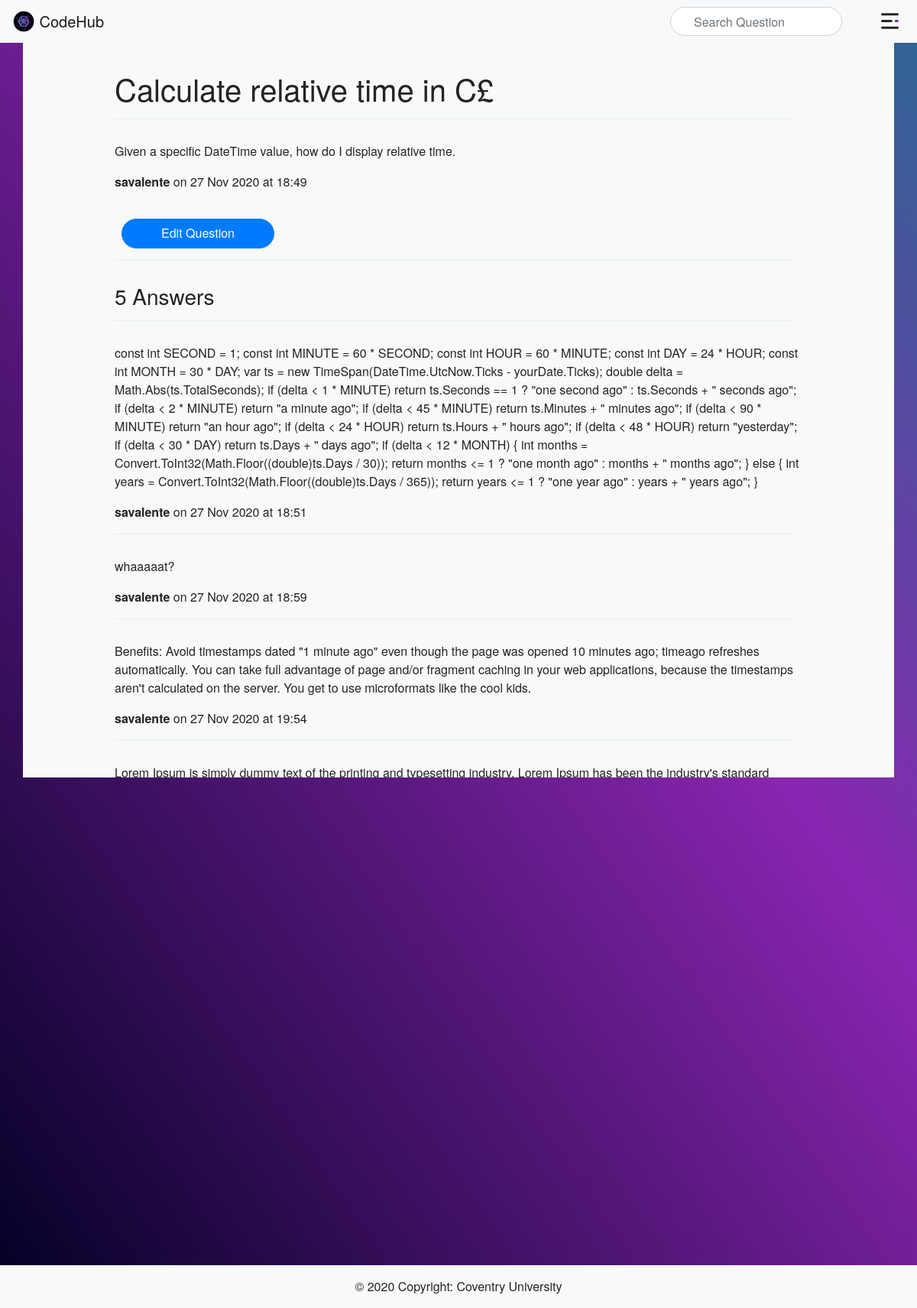
The app's page /questions/1/ (signed in) with its own data.
### app/models/models.py (models this page shows, shortened)
class Question(db.Model):
    question_id = db.Column(db.Integer, primary_key=True)
    title = db.Column(db.String(), unique=True, nullable=False)
    date = db.Column(db.DateTime, default=datetime.utcnow)
    content = db.Column(db.Text, nullable=True)
    user_id = db.Column(db.Integer, db.ForeignKey('user.user_id'), nullable=False)
    answer_id = db.relationship('Answer', backref='question', lazy=True)

class User(db.Model, UserMixin):
    user_id = db.Column(db.Integer, primary_key=True)
    name = db.Column(db.String(80), unique=False, nullable=False)
    username = db.Column(db.String(80), unique=True, nullable=False)
    email = db.Column(db.String(120), unique=True, nullable=False)
    password = db.Column(db.String(120), nullable=False)
    email_confirmation = db.Column(db.Boolean(1), unique=False, default=False)
    question = db.relationship('Question', backref='author', lazy=True)
    answer = db.relationship('Answer', backref='author', lazy=True)
    def get_id(self):
           return (self.user_id)

class Answer(db.Model):
    answer_id = db.Column(db.Integer, primary_key=True)
    date = db.Column(db.DateTime, default=datetime.utcnow)
    content = db.Column(db.Text, nullable=False)
    user_id = db.Column(db.Integer, db.ForeignKey('user.user_id'), nullable=False)
    question_id = db.Column(db.Integer, db.ForeignKey('question.question_id'), nullable=False)

### app/routes.py (the view, shortened to what this page needs)
@app_blp.route('/questions/<question_id>/', methods=['GET', 'POST'])
def questions(question_id):
    form2 = Anwsers_Form()
    form = Questions_Form()
    questions = Question.query.get_or_404(question_id)
    if request.method == 'GET':
        form.content.data = questions.content
        form.title.data = questions.title
    db.session.commit()
    answers = Answer.query.filter_by(question_id=question_id).all()
    answers_count = Answer.query.filter_by(question_id=question_id).count()
    return render_template('questions.html',
                            title='Your Questions',
                            questions=questions,
                            form=form,form2=form2,
                            answers=answers,
                            answers_count=answers_count)

### app/forms/questions.py
class Anwsers_Form(FlaskForm):
    content_answer = TextAreaField('Question', validators=[Optional(), Length(max=2000)])
    submit_answer = SubmitField('Post')

class Questions_Form(FlaskForm):
    title = StringField('Title', validators=[Optional(), Length(max=1000)])
    content = TextAreaField('Question', validators=[Optional(), Length(max=2000)])
    submit = SubmitField('Post')

### app/models/models.py (called while the page is built)
@login_manager.user_loader
def load_user(user_id):
    return User.query.get(int(user_id))

### app/templates/questions.html (shortened to what this page needs)
{% extends 'base.html' %}
{% block body %}
    <div class="container home_feedArea col-container">
        <br>
        <h1> {{ questions.title }} </h1>
        <div id="account_dividir" class="dropdown-divider"></div>
        <p>{{ questions.content }}</p>
        <p><b> {{ questions.author.username }} </b> on {{ questions.date.strftime('%d %b %Y') }} at {{ questions.date.strftime('%H:%M') }}</p>
        {% if current_user.is_authenticated %}
            {% if questions.author ==  current_user%}
                <button class="btn btn-primary question_btn" type="button" data-toggle="collapse" data-target="#collapseExample" aria-expanded="false" aria-controls="collapseExample">
                        Edit Question
                </button>
            {% endif %}
        {% endif %}
        <div id="account_dividir" class="dropdown-divider"></div>
        {% if answers_count <= 1  %}
            <h3>{{ answers_count }} Answer</h3>
        {% else %}
            <h3>{{ answers_count }} Answers</h3>
        {% endif %}
        {% for answer in  answers %}
            <div id="account_dividir" class="dropdown-divider"></div>
            <p>{{ answer.content }}</p>
            <p> <b> {{ answer.author.username }} </b> on {{ answer.date.strftime('%d %b %Y') }} at {{ answer.date.strftime('%H:%M') }}</p>
        {% endfor %}
        {% if current_user.is_authenticated %}
            <form class="answers" method="POST" action="">
                <div id="account_dividir" class="dropdown-divider"></div>
                <label>Write your answers here</label>
                {% if form2.content_answer.errors %}
                    {{ form2.content_answer(class="form-control is-invalid") }}
                    <div class="invalid-feedback">
                        {% for error in form2.content_answer.errors %}
                            {{ error }}
                        {% endfor %}
                    </div>
                {% else %}
                    {{ form2.content_answer(class="form-control") }}
                {% endif %}
                <div class="form-group">
                    {{ form2.submit_answer(class="btn question_btn btn-primary") }}
                </div>
            </form>
        {% endif %}
    </div>
{% endblock %}

### app/static/main.css (style rules this page uses)
body { margin: 0; font-family: "Helvetica Neue", Helvetica, Arial, sans-serif; color: rgb(36, 35, 35); background: no-repeat center center fixed linear-gradient(to top right, rgba(2,0,36,1) 0%, rgba(138,37,177,1) 63%, rgba(47,101,148,1) 99%) !important; background-repeat: no-repeat; -webkit-background-size: cover; -moz-background-size: cover; -o-background-size: cover; background-size: cover; height: 95vh; }
.home_feedArea { background-color: #f8faf8; padding: 1% 10%; min-width: 50% !important; }
.question_btn { margin-top: 20px; border-radius: 20px !important; width: 200px; padding: 0.7% 0%; align-content: center; margin-left: 1% !important; }
.dropdown-divider, .divider { margin: 10px; margin-top: 15px !important; }
#account_dividir { margin-top: 15px !important; padding-top: 15px; margin-left: 0px; margin-bottom: 15px; }
.col-container, .feedArea { min-height: 100%; }
#content, #content_answer { margin-top: 20px; height: 200px; }
#content, #title>a, .rounded, #title, #content_answer { border-radius: 16px !important; margin-left: auto; margin-right: auto; width: 98%; color: rgb(36, 35, 35); text-decoration: none; }
.answers { border-radius: 16px !important; margin-top: 5%; width: 100%; margin-left: auto; margin-right: auto; margin-bottom: 10% !important; }

### records on screen
Question: title "Calculate relative time in C£", content "Given a specific DateTime value, how do I display relative time.", date "27 Nov 2020", date "18:49"
User: author.username "savalente"
Answer: content "const int SECOND = 1; const int MINUTE = 60 * SECOND; const int HOUR = 60 * MINUTE; const int DAY = 24 * HOUR; const int MONTH = 30 * DAY; var ts = new TimeSpan(DateTime.UtcNow.Ticks - yourDate.Ticks); double delta = Math.Abs(ts.TotalSeconds); if (delta < 1 * MINUTE) return ts.Seconds == 1 ? \"one second ago\" : ts.Seconds + \" seconds ago\"; if (delta < 2 * MINUTE) return \"a minute ago\"; if (delta < 45 * MINUTE) return ts.Minutes + \" minutes ago\"; if (delta < 90 * MINUTE) return \"an hour ago\"; if (delta < 24 * HOUR) return ts.Hours + \" hours ago\"; if (delta < 48 * HOUR) return \"yesterday\"; if (delta < 30 * DAY) return ts.Days + \" days ago\"; if (delta < 12 * MONTH) { int months =…", author.username "savalente", date "27 Nov 2020", date "18:51"
Answer: content "whaaaaat?", author.username "savalente", date "27 Nov 2020", date "18:59"
Answer: content "Benefits: Avoid timestamps dated \"1 minute ago\" even though the page was opened 10 minutes ago; timeago refreshes automatically. You can take full advantage of page and/or fragment caching in your web applications, because the timestamps aren't calculated on the server. You get to use microformats like the cool kids.", author.username "savalente", date "27 Nov 2020", date "19:54"
Answer: content "Lorem Ipsum is simply dummy text of the printing and typesetting industry. Lorem Ipsum has been the industry's standard dummy text ever since the 1500s,"
Answer: content "Lorem Ipsum is simply dummy text of the printing and typesetting industry. Lorem Ipsum has been the industry's standard dummy text ever since the 1500s,"

### other values on screen
{{ answers_count }} "5"
